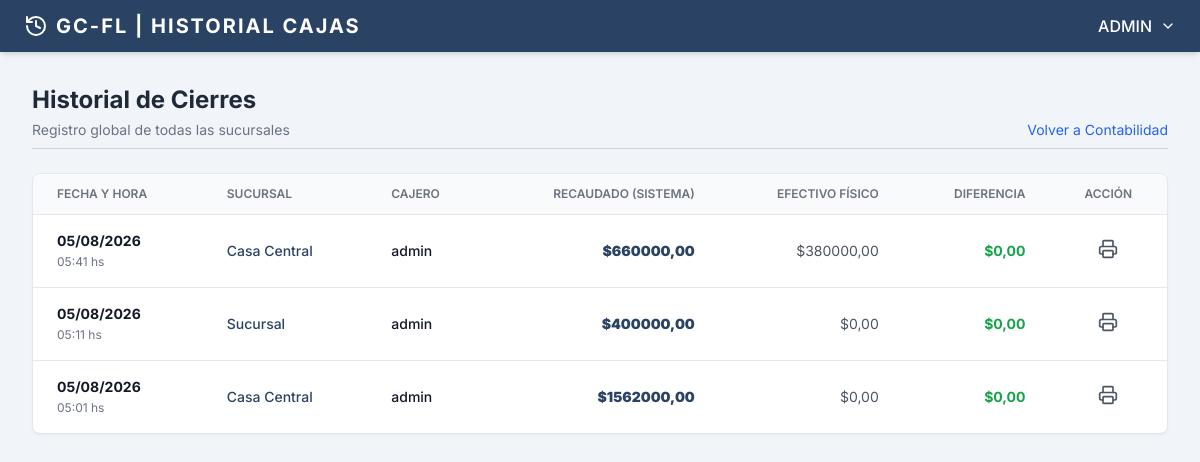
The app's page /contabilidad/historial/ (signed in), older data.
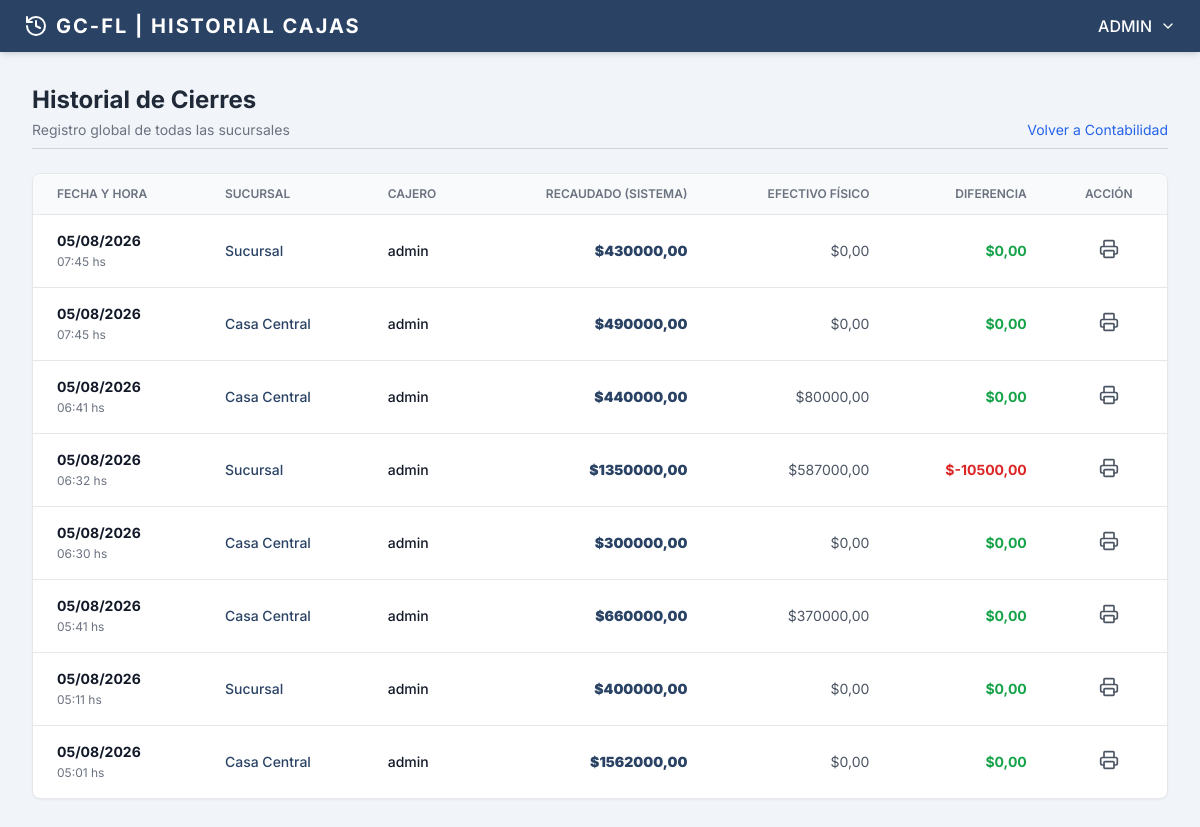
The same page, newer data.
### users/models.py (models this page shows)
class User(AbstractUser):
    class Meta:
        db_table = 'users'
        verbose_name = 'User'
        verbose_name_plural = 'Users'

### contabilidad/models.py (models this page shows, shortened)
class CierreCaja(models.Model):
    sucursal = models.ForeignKey(Sucursal, on_delete=models.PROTECT, related_name='cierres_caja')
    usuario = models.ForeignKey(User, on_delete=models.PROTECT, help_text="Usuario que realizó el cierre")
    fecha_inicio = models.DateTimeField(help_text="Fecha y hora del último cierre anterior")
    fecha_cierre = models.DateTimeField(auto_now_add=True)
    total_efectivo = models.DecimalField(max_digits=12, decimal_places=2, default=0.00)
    total_tarjeta_debito = models.DecimalField(max_digits=12, decimal_places=2, default=0.00)
    total_tarjeta_credito = models.DecimalField(max_digits=12, decimal_places=2, default=0.00)
    total_transferencia = models.DecimalField(max_digits=12, decimal_places=2, default=0.00)
    total_billetera_virtual = models.DecimalField(max_digits=12, decimal_places=2, default=0.00)
    total_otros = models.DecimalField(max_digits=12, decimal_places=2, default=0.00)
    total_recaudado = models.DecimalField(max_digits=12, decimal_places=2, default=0.00)
    efectivo_usado = models.DecimalField(max_digits=12, decimal_places=2, default=0.00)      # gastos del dia en efectivo sacado de la caja
    efectivo_declarado = models.DecimalField(max_digits=12, decimal_places=2, default=0.00)  # efectivo al cierre de caja
    observaciones = models.TextField(blank=True, null=True)
    class Meta:
        db_table = 'cierre_caja'
        verbose_name = 'Cierre de Caja'
        verbose_name_plural = 'Cierres de Caja'
        ordering = ['-fecha_cierre']
    @property
    def diferencia_efectivo(self):
        efectivo_esperado = self.total_efectivo - self.efectivo_usado
        return self.efectivo_declarado - efectivo_esperado

### core/models.py (models this page shows, shortened)
class Sucursal(models.Model):
    nombre = models.CharField(max_length=100, help_text="Ej: Casa Central, Sucursal Norte")
    direccion = models.CharField(max_length=200, blank=True, null=True)
    telefono = models.CharField(max_length=50, blank=True, null=True)
    es_principal = models.BooleanField(default=False)
    class Meta:
        db_table = 'sucursales'
        verbose_name = 'Sucursal'
        verbose_name_plural = 'Sucursales'

### contabilidad/views.py (the view)
# urls.py: path('historial/', views.historial_cierres, name='historial_cierres'),
@login_required
def historial_cierres(request):
    cierres = CierreCaja.objects.all().order_by('-fecha_cierre')
    return render(request, 'contabilidad/historial_cierres.html', {'cierres': cierres})

### contabilidad/templates/contabilidad/historial_cierres.html (shortened to what this page needs)
{% extends 'core/base.html' %}
{% block nav_icon %}<i data-lucide="history" class="w-6 h-6"></i>{% endblock %}
{% block nav_title %}| HISTORIAL CAJAS{% endblock %}
{% block content %}
    <div class="mb-6 border-b border-gray-300 pb-2 flex justify-between items-end">
        <div>
            <h1 class="text-2xl font-bold text-gray-800">Historial de Cierres</h1>
            <p class="text-sm text-gray-500 mt-1">Registro global de todas las sucursales</p>
        </div>
        <a href="{% url 'contabilidad:dashboard_contabilidad' %}" class="text-sm text-blue-600 hover:underline">Volver a Contabilidad</a>
    </div>
    <div class="bg-white rounded-lg shadow-sm border border-gray-200 overflow-hidden">
        <table class="w-full text-left border-collapse">
            <thead>
                <tr class="bg-gray-50 border-b border-gray-200">
                    <th class="py-3 px-6 text-xs font-semibold text-gray-500 uppercase">Fecha y Hora</th>
                    <th class="py-3 px-6 text-xs font-semibold text-gray-500 uppercase">Sucursal</th>
                    <th class="py-3 px-6 text-xs font-semibold text-gray-500 uppercase">Cajero</th>
                    <th class="py-3 px-6 text-xs font-semibold text-gray-500 uppercase text-right">Recaudado (Sistema)</th>
                    <th class="py-3 px-6 text-xs font-semibold text-gray-500 uppercase text-right">Efectivo Físico</th>
                    <th class="py-3 px-6 text-xs font-semibold text-gray-500 uppercase text-right">Diferencia</th>
                    <th class="py-3 px-6 text-xs font-semibold text-gray-500 uppercase text-center">Acción</th>
                </tr>
            </thead>
            <tbody class="text-sm text-gray-700 divide-y divide-gray-200">
                {% for cierre in cierres %}
                <tr class="hover:bg-gray-50 transition-colors">
                    <td class="py-4 px-6">
                        <span class="block font-bold text-gray-900">{{ cierre.fecha_cierre|date:"d/m/Y" }}</span>
                        <span class="text-xs text-gray-500">{{ cierre.fecha_cierre|date:"H:i" }} hs</span>
                    </td>
                    <td class="py-4 px-6 font-medium text-[#2a4365]">
                        {{ cierre.sucursal.nombre }}
                    </td>
                    <td class="py-4 px-6 font-medium text-gray-900">
                        {{ cierre.usuario.username }}
                    </td>
                    <td class="py-4 px-6 text-right font-black text-[#2a4365]">
                        ${{ cierre.total_recaudado }}
                    </td>
                    <td class="py-4 px-6 text-right text-gray-600">
                        ${{ cierre.efectivo_declarado }}
                    </td>
                    <td class="py-4 px-6 text-right font-bold {% if cierre.diferencia_efectivo < 0 %} text-red-600 {% elif cierre.diferencia_efectivo > 0 %} text-orange-500 {% else %} text-green-600 {% endif %}">
                        ${{ cierre.diferencia_efectivo }}
                    </td>
                    <td class="py-4 px-6 text-center">
                        <a href="{% url 'contabilidad:imprimir_arqueo' cierre.id %}" target="_blank" class="inline-flex items-center gap-1 text-gray-600 hover:text-[#2a4365] transition-colors" title="Ver / Imprimir Ticket">
                            <i data-lucide="printer" class="w-5 h-5"></i>
                        </a>
                    </td>
                </tr>
                {% empty %}
                <tr>
                    <td colspan="7" class="py-8 text-center text-gray-500">
                        No hay registros de arqueo de caja todavía.
                    </td>
                </tr>
                {% endfor %}
            </tbody>
        </table>
    </div>
{% endblock content %}

### core/templates/core/base.html (shortened to what this page needs)
<!DOCTYPE html>
<html lang="es">
<head>
    <script src="https://cdn.tailwindcss.com"></script>
</head>
<body class="min-h-screen flex flex-col">
    <nav class="bg-[#2a4365] text-white px-6 py-3 flex justify-between items-center shadow-md relative z-20">
        <div class="flex items-center space-x-2">
            {% block nav_icon %}<i data-lucide="boxes" class="w-6 h-6"></i>{% endblock %}
            <span class="font-bold text-xl tracking-widest">
                GC-FL {% block nav_title %}{% endblock %}
            </span>
        </div>
        <div class="relative">
            <button onclick="toggleDropdown()" class="flex items-center space-x-2 hover:text-gray-200 focus:outline-none transition-colors">
                <span class="font-medium uppercase">{{ user.username }}</span>
                <i data-lucide="chevron-down" class="w-4 h-4"></i>
            </button>
        </div>
    </nav>
    <main class="flex-1 p-8 max-w-7xl mx-auto w-full">
        {% block content %}
        {% endblock %}
    </main>
</body>
</html>

### core/templates/core/base.html (style rules this page uses)
body { font-family: 'Inter', sans-serif; background-color: #f1f5f9; }

Row changes from the older to the newer data that the page shows:
added CierreCaja: fecha_cierre "05/08/2026", fecha_cierre "07:45", sucursal.nombre "Sucursal", usuario.username "admin", total_recaudado "430000,00", efectivo_declarado "0,00", diferencia_efectivo "0,00"
added CierreCaja: fecha_cierre "05/08/2026", fecha_cierre "07:45", sucursal.nombre "Casa Central", usuario.username "admin", total_recaudado "490000,00", efectivo_declarado "0,00", diferencia_efectivo "0,00"
added CierreCaja: fecha_cierre "05/08/2026", fecha_cierre "06:41", sucursal.nombre "Casa Central", usuario.username "admin", total_recaudado "440000,00", efectivo_declarado "80000,00", diferencia_efectivo "0,00"
added CierreCaja: fecha_cierre "05/08/2026", fecha_cierre "06:32", sucursal.nombre "Sucursal", usuario.username "admin", total_recaudado "1350000,00", efectivo_declarado "587000,00", diferencia_efectivo "-10500,00"
added CierreCaja: fecha_cierre "05/08/2026", fecha_cierre "06:30", sucursal.nombre "Casa Central", usuario.username "admin", total_recaudado "300000,00", efectivo_declarado "0,00", diferencia_efectivo "0,00"
changed CierreCaja (number 6 of 8 on the later page): efectivo_declarado "380000,00" → "370000,00"
